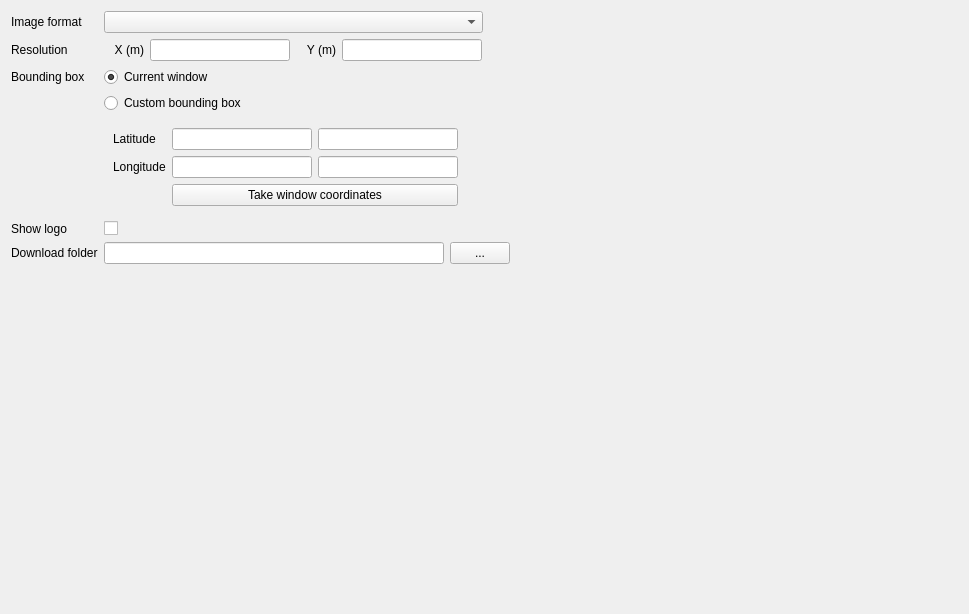
            <widget class="QWidget" name="scrollAreaWidgetContents_4">
             <property name="geometry">
              <rect>
               <x>0</x>
               <y>0</y>
               <width>969</width>
               <height>614</height>
              </rect>
             </property>
             <layout class="QGridLayout" name="gridLayout_6">
              <item row="10" column="1">
               <spacer name="verticalSpacer_2">
                <property name="orientation">
                 <enum>Qt::Vertical</enum>
                </property>
                <property name="sizeHint" stdset="0">
                 <size>
                  <width>20</width>
                  <height>40</height>
                 </size>
                </property>
               </spacer>
              </item>
              <item row="2" column="1">
               <widget class="QRadioButton" name="radioCurrentExtent">
                <property name="text">
                 <string>Current window</string>
                </property>
                <property name="checked">
                 <bool>true</bool>
                </property>
               </widget>
              </item>
              <item row="2" column="0">
               <widget class="QLabel" name="bboxLabel">
                <property name="text">
                 <string>Bounding box</string>
                </property>
               </widget>
              </item>
              <item row="1" column="0">
               <widget class="QLabel" name="resolutionLabel">
                <property name="text">
                 <string>Resolution</string>
                </property>
               </widget>
              </item>
              <item row="0" column="1">
               <widget class="QComboBox" name="format">
                <property name="minimumSize">
                 <size>
                  <width>379</width>
                  <height>0</height>
                 </size>
                </property>
                <property name="maximumSize">
                 <size>
                  <width>379</width>
                  <height>800</height>
                 </size>
                </property>
               </widget>
              </item>
              <item row="3" column="1">
               <widget class="QRadioButton" name="radioCustomExtent">
                <property name="text">
                 <string>Custom bounding box</string>
                </property>
               </widget>
              </item>
              <item row="0" column="0">
               <widget class="QLabel" name="imageFormatLabel">
                <property name="text">
                 <string>Image format</string>
                </property>
               </widget>
              </item>
              <item row="1" column="1">
               <layout class="QHBoxLayout" name="horizontalLayout_8">
                <item>
                 <widget class="QLabel" name="xLabel">
                  <property name="minimumSize">
                   <size>
                    <width>40</width>
                    <height>0</height>
                   </size>
                  </property>
                  <property name="maximumSize">
                   <size>
                    <width>40</width>
                    <height>16777215</height>
                   </size>
                  </property>
                  <property name="text">
                   <string>X (m)</string>
                  </property>
                  <property name="alignment">
                   <set>Qt::AlignRight|Qt::AlignTrailing|Qt::AlignVCenter</set>
                  </property>
                 </widget>
                </item>
                <item>
                 <widget class="QLineEdit" name="inputResX">
                  <property name="minimumSize">
                   <size>
                    <width>140</width>
                    <height>0</height>
                   </size>
                  </property>
                  <property name="maximumSize">
                   <size>
                    <width>140</width>
                    <height>16777215</height>
                   </size>
                  </property>
                 </widget>
                </item>
                <item>
                 <widget class="QLabel" name="yLabel">
                  <property name="minimumSize">
                   <size>
                    <width>40</width>
                    <height>0</height>
                   </size>
                  </property>
                  <property name="maximumSize">
                   <size>
                    <width>160</width>
                    <height>16777215</height>
                   </size>
                  </property>
                  <property name="text">
                   <string>Y (m)</string>
                  </property>
                  <property name="alignment">
                   <set>Qt::AlignRight|Qt::AlignTrailing|Qt::AlignVCenter</set>
                  </property>
                 </widget>
                </item>
                <item>
                 <widget class="QLineEdit" name="inputResY">
                  <property name="minimumSize">
                   <size>
                    <width>140</width>
                    <height>0</height>
                   </size>
                  </property>
                  <property name="maximumSize">
                   <size>
                    <width>140</width>
                    <height>16777215</height>
                   </size>
                  </property>
                 </widget>
                </item>
                <item>
                 <spacer name="horizontalSpacer_5">
                  <property name="orientation">
                   <enum>Qt::Horizontal</enum>
                  </property>
                  <property name="sizeHint" stdset="0">
                   <size>
                    <width>40</width>
                    <height>20</height>
                   </size>
                  </property>
                 </spacer>
                </item>
               </layout>
              </item>
              <item row="4" column="1">
               <widget class="QWidget" name="widgetCustomExtent" native="true">
                <property name="minimumSize">
                 <size>
                  <width>400</width>
                  <height>0</height>
                 </size>
                </property>
                <property name="maximumSize">
                 <size>
                  <width>400</width>
                  <height>16777215</height>
                 </size>
                </property>
                <layout class="QGridLayout" name="gridLayout_9">
                 <item row="0" column="0">
                  <widget class="QLabel" name="latitudeLabel">
                   <property name="text">
                    <string>Latitude</string>
                   </property>
                  </widget>
                 </item>
                 <item row="1" column="0">
                  <widget class="QLabel" name="longitudeLabel">
                   <property name="text">
                    <string>Longitude</string>
                   </property>
                  </widget>
                 </item>
                 <item row="1" column="1">
                  <widget class="QLineEdit" name="lngMin">
                   <property name="minimumSize">
                    <size>
                     <width>140</width>
                     <height>0</height>
                    </size>
                   </property>
                   <property name="maximumSize">
                    <size>
                     <width>140</width>
                     <height>16777215</height>
                    </size>
                   </property>
                   <property name="readOnly">
                    <bool>false</bool>
                   </property>
                  </widget>
                 </item>
                 <item row="0" column="2">
                  <widget class="QLineEdit" name="latMax">
                   <property name="minimumSize">
                    <size>
                     <width>140</width>
                     <height>0</height>
                    </size>
                   </property>
                   <property name="maximumSize">
                    <size>
                     <width>140</width>
                     <height>16777215</height>
                    </size>
                   </property>
                   <property name="readOnly">
                    <bool>false</bool>
                   </property>
                  </widget>
                 </item>
                 <item row="1" column="2">
                  <widget class="QLineEdit" name="lngMax">
                   <property name="minimumSize">
                    <size>
                     <width>140</width>
                     <height>0</height>
                    </size>
                   </property>
                   <property name="maximumSize">
                    <size>
                     <width>140</width>
                     <height>16777215</height>
                    </size>
                   </property>
                   <property name="readOnly">
                    <bool>false</bool>
                   </property>
                  </widget>
                 </item>
                 <item row="0" column="1">
                  <widget class="QLineEdit" name="latMin">
                   <property name="minimumSize">
                    <size>
                     <width>140</width>
                     <height>0</height>
                    </size>
                   </property>
                   <property name="maximumSize">
                    <size>
                     <width>140</width>
                     <height>16777215</height>
                    </size>
                   </property>
                  </widget>
                 </item>
                 <item row="1" column="3">
                  <spacer name="horizontalSpacer_8">
                   <property name="orientation">
                    <enum>Qt::Horizontal</enum>
                   </property>
                   <property name="sizeHint" stdset="0">
                    <size>
                     <width>40</width>
                     <height>20</height>
                    </size>
                   </property>
                  </spacer>
                 </item>
                 <item row="2" column="1" colspan="2">
                  <widget class="QPushButton" name="refreshExtent">
                   <property name="minimumSize">
                    <size>
                     <width>100</width>
                     <height>0</height>
                    </size>
                   </property>
                   <property name="maximumSize">
                    <size>
                     <width>400</width>
                     <height>16777215</height>
                    </size>
                   </property>
                   <property name="text">
                    <string>Take window coordinates</string>
                   </property>
                  </widget>
                 </item>
                </layout>
                <zorder>latitudeLabel</zorder>
                <zorder>latMin</zorder>
                <zorder>latMax</zorder>
                <zorder>longitudeLabel</zorder>
                <zorder>lngMin</zorder>
                <zorder>lngMax</zorder>
                <zorder>horizontalSpacer_8</zorder>
                <zorder>refreshExtent</zorder>
               </widget>
              </item>
              <item row="9" column="0">
               <widget class="QLabel" name="downloadLabel">
                <property name="text">
                 <string>Download folder</string>
                </property>
               </widget>
              </item>
              <item row="9" column="1">
               <layout class="QHBoxLayout" name="horizontalLayout_2">
                <item>
                 <widget class="QLineEdit" name="destination">
                  <property name="minimumSize">
                   <size>
                    <width>340</width>
                    <height>0</height>
                   </size>
                  </property>
                  <property name="maximumSize">
                   <size>
                    <width>340</width>
                    <height>16777215</height>
                   </size>
                  </property>
                 </widget>
                </item>
                <item>
                 <widget class="QPushButton" name="selectDestination">
                  <property name="minimumSize">
                   <size>
                    <width>60</width>
                    <height>0</height>
                   </size>
                  </property>
                  <property name="maximumSize">
                   <size>
                    <width>60</width>
                    <height>16777215</height>
                   </size>
                  </property>
                  <property name="text">
                   <string>...</string>
                  </property>
                 </widget>
                </item>
                <item>
                 <spacer name="horizontalSpacer_7">
                  <property name="orientation">
                   <enum>Qt::Horizontal</enum>
                  </property>
                  <property name="sizeHint" stdset="0">
                   <size>
                    <width>40</width>
                    <height>20</height>
                   </size>
                  </property>
                 </spacer>
                </item>
               </layout>
              </item>
              <item row="5" column="0">
               <widget class="QLabel" name="showLogoLabel">
                <property name="text">
                 <string>Show logo</string>
                </property>
               </widget>
              </item>
              <item row="5" column="1">
               <widget class="QCheckBox" name="showLogoBox">
                <property name="text">
                 <string/>
                </property>
               </widget>
              </item>
             </layout>
            </widget>
